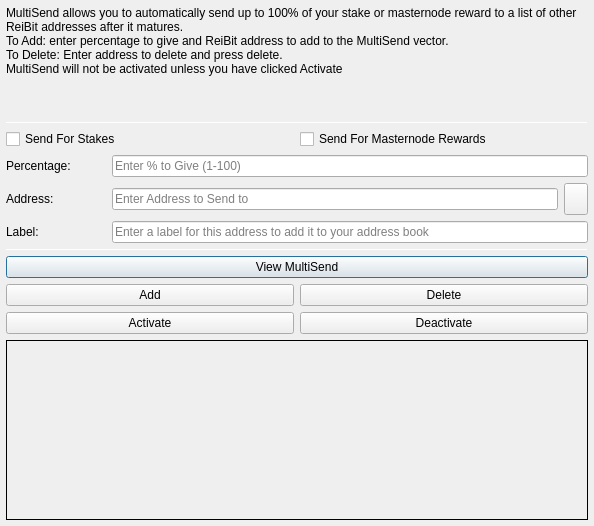
<?xml version="1.0" encoding="UTF-8"?>
<ui version="4.0">
 <class>MultiSendDialog</class>
 <widget class="QDialog" name="MultiSendDialog">
  <property name="windowModality">
   <enum>Qt::NonModal</enum>
  </property>
  <property name="geometry">
   <rect>
    <x>0</x>
    <y>0</y>
    <width>594</width>
    <height>526</height>
   </rect>
  </property>
  <property name="windowTitle">
   <string>MultiSend</string>
  </property>
  <layout class="QVBoxLayout" name="verticalLayout" stretch="0">
   <property name="margin">
    <number>6</number>
   </property>
   <item>
    <layout class="QVBoxLayout" name="verticalLayout_Main" stretch="1,1,1,0,1,1,1">
     <item>
      <widget class="QLabel" name="label_2">
       <property name="lineWidth">
        <number>1</number>
       </property>
       <property name="text">
        <string>MultiSend allows you to automatically send up to 100% of your stake or masternode reward to a list of other ReiBit addresses after it matures.
To Add: enter percentage to give and ReiBit address to add to the MultiSend vector.
To Delete: Enter address to delete and press delete.
MultiSend will not be activated unless you have clicked Activate</string>
       </property>
       <property name="alignment">
        <set>Qt::AlignLeading|Qt::AlignLeft|Qt::AlignTop</set>
       </property>
       <property name="wordWrap">
        <bool>true</bool>
       </property>
      </widget>
     </item>
     <item>
      <widget class="Line" name="line">
       <property name="minimumSize">
        <size>
         <width>0</width>
         <height>1</height>
        </size>
       </property>
       <property name="maximumSize">
        <size>
         <width>16777215</width>
         <height>1</height>
        </size>
       </property>
       <property name="orientation">
        <enum>Qt::Horizontal</enum>
       </property>
      </widget>
     </item>
     <item>
      <layout class="QVBoxLayout" name="verticalLayout_Settings">
       <item>
        <layout class="QHBoxLayout" name="horizontalLayout">
         <item>
          <widget class="QCheckBox" name="multiSendStakeCheckBox">
           <property name="text">
            <string>Send For Stakes</string>
           </property>
          </widget>
         </item>
         <item>
          <widget class="QCheckBox" name="multiSendMasternodeCheckBox">
           <property name="text">
            <string>Send For Masternode Rewards</string>
           </property>
          </widget>
         </item>
        </layout>
       </item>
       <item>
        <layout class="QHBoxLayout" name="horizontalLayout_6">
         <item>
          <widget class="QLabel" name="label">
           <property name="minimumSize">
            <size>
             <width>100</width>
             <height>0</height>
            </size>
           </property>
           <property name="toolTip">
            <string>Percentage of stake to send</string>
           </property>
           <property name="text">
            <string>Percentage:</string>
           </property>
          </widget>
         </item>
         <item>
          <widget class="QLineEdit" name="multiSendPercentEdit">
           <property name="toolTip">
            <string>Enter whole numbers 1 - 100</string>
           </property>
           <property name="placeholderText">
            <string>Enter % to Give (1-100)</string>
           </property>
          </widget>
         </item>
        </layout>
       </item>
       <item>
        <layout class="QHBoxLayout" name="horizontalLayout_7">
         <item>
          <widget class="QLabel" name="label_5">
           <property name="minimumSize">
            <size>
             <width>100</width>
             <height>0</height>
            </size>
           </property>
           <property name="toolTip">
            <string>Address to send portion of stake to</string>
           </property>
           <property name="text">
            <string>Address:</string>
           </property>
          </widget>
         </item>
         <item>
          <widget class="QLineEdit" name="multiSendAddressEdit">
           <property name="toolTip">
            <string/>
           </property>
           <property name="placeholderText">
            <string>Enter Address to Send to</string>
           </property>
          </widget>
         </item>
         <item>
          <widget class="QToolButton" name="addressBookButton">
           <property name="maximumSize">
            <size>
             <width>16777215</width>
             <height>32</height>
            </size>
           </property>
           <property name="toolTip">
            <string>Choose an address from the address book</string>
           </property>
           <property name="text">
            <string/>
           </property>
           <property name="icon">
            <iconset resource="../reibit.qrc">
             <normaloff>:/icons/address-book</normaloff>:/icons/address-book</iconset>
           </property>
           <property name="shortcut">
            <string>Alt+A</string>
           </property>
          </widget>
         </item>
        </layout>
       </item>
      </layout>
     </item>
     <item>
      <layout class="QHBoxLayout" name="horizontalLayout_3">
       <item>
        <widget class="QLabel" name="label_3">
         <property name="minimumSize">
          <size>
           <width>100</width>
           <height>0</height>
          </size>
         </property>
         <property name="text">
          <string>Label:</string>
         </property>
        </widget>
       </item>
       <item>
        <widget class="QLineEdit" name="labelAddressLabelEdit">
         <property name="placeholderText">
          <string>Enter a label for this address to add it to your address book</string>
         </property>
        </widget>
       </item>
      </layout>
     </item>
     <item>
      <widget class="Line" name="line_2">
       <property name="minimumSize">
        <size>
         <width>0</width>
         <height>1</height>
        </size>
       </property>
       <property name="maximumSize">
        <size>
         <width>16777215</width>
         <height>1</height>
        </size>
       </property>
       <property name="orientation">
        <enum>Qt::Horizontal</enum>
       </property>
      </widget>
     </item>
     <item>
      <layout class="QVBoxLayout" name="verticalLayout_Buttons">
       <item>
        <layout class="QHBoxLayout" name="horizontalLayout_4">
         <item>
          <widget class="QPushButton" name="viewButton">
           <property name="toolTip">
            <string/>
           </property>
           <property name="statusTip">
            <string>View MultiSend Vector</string>
           </property>
           <property name="text">
            <string>View MultiSend</string>
           </property>
          </widget>
         </item>
        </layout>
       </item>
       <item>
        <layout class="QHBoxLayout" name="horizontalLayout_2">
         <item>
          <widget class="QPushButton" name="addButton">
           <property name="toolTip">
            <string/>
           </property>
           <property name="statusTip">
            <string>Add to MultiSend Vector</string>
           </property>
           <property name="text">
            <string>Add</string>
           </property>
          </widget>
         </item>
         <item>
          <widget class="QPushButton" name="deleteButton">
           <property name="toolTip">
            <string/>
           </property>
           <property name="statusTip">
            <string>Delete Address From MultiSend Vector</string>
           </property>
           <property name="text">
            <string>Delete</string>
           </property>
          </widget>
         </item>
        </layout>
       </item>
       <item>
        <layout class="QHBoxLayout" name="horizontalLayout_5">
         <item>
          <widget class="QPushButton" name="activateButton">
           <property name="statusTip">
            <string>Activate MultiSend</string>
           </property>
           <property name="text">
            <string>Activate</string>
           </property>
          </widget>
         </item>
         <item>
          <widget class="QPushButton" name="disableButton">
           <property name="statusTip">
            <string>Deactivate MultiSend</string>
           </property>
           <property name="text">
            <string>Deactivate</string>
           </property>
          </widget>
         </item>
        </layout>
       </item>
      </layout>
     </item>
     <item>
      <widget class="QLabel" name="message">
       <property name="minimumSize">
        <size>
         <width>0</width>
         <height>180</height>
        </size>
       </property>
       <property name="frameShape">
        <enum>QFrame::Panel</enum>
       </property>
       <property name="frameShadow">
        <enum>QFrame::Plain</enum>
       </property>
       <property name="lineWidth">
        <number>1</number>
       </property>
       <property name="midLineWidth">
        <number>1</number>
       </property>
       <property name="text">
        <string/>
       </property>
       <property name="alignment">
        <set>Qt::AlignLeading|Qt::AlignLeft|Qt::AlignTop</set>
       </property>
       <property name="wordWrap">
        <bool>true</bool>
       </property>
      </widget>
     </item>
    </layout>
   </item>
  </layout>
 </widget>
 <resources>
  <include location="../reibit.qrc"/>
 </resources>
 <connections/>
</ui>
